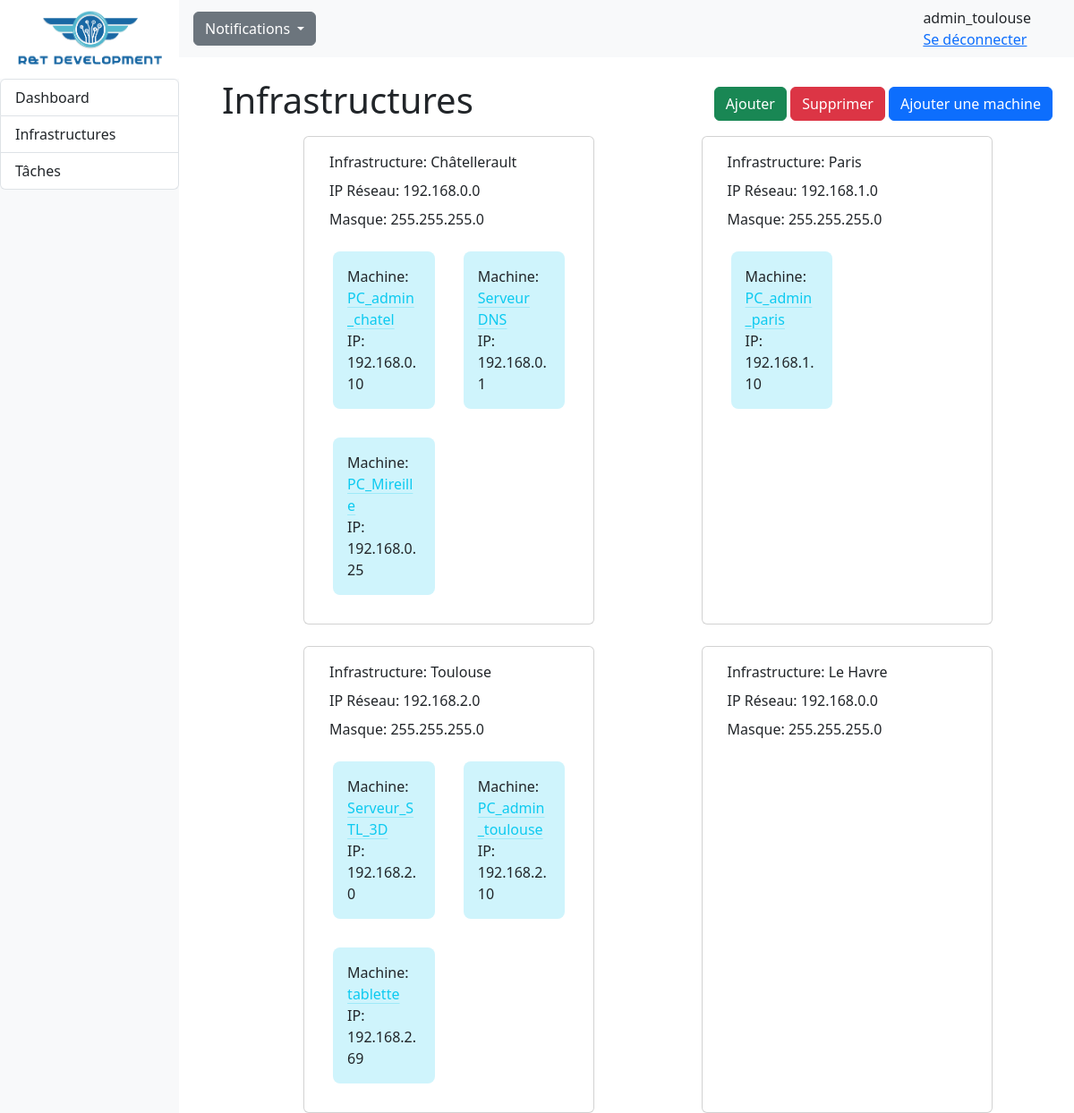
The page /RT_app/admin/infra (signed in) on the database its author committed.
### RT_app/models.py (models this page shows, shortened)
class Personnel(AbstractUser):
    id = models.AutoField(primary_key=True,editable=False)
    is_staff = models.BooleanField(default=False)
    id_infrastructure = models.ForeignKey('Infrastructure', on_delete=models.CASCADE, null=True, default=None)
    def __str__ (self):
        return f"{self.username} ({self.id_infrastructure})"

class Infrastructure(models.Model):
    id = models.AutoField(primary_key=True,editable=False)
    nom = models.CharField(max_length=40)
    id_personnel = models.ForeignKey(Personnel, on_delete=models.CASCADE)
    pays = models.CharField(max_length=30)
    ville = models.CharField(max_length=64)
    coordonnees = models.CharField(null=True, blank=True ,max_length=18, validators=[RegexValidator(r'^[-+]?([1-8]?\d(\.\d+)?|90(\.0+)?)\s*[-+]?([1-9]?\d(\.\d+)?|1[0-7]\d(\.\d+)?|180(\.0+)?)$')])
    ip_reseau = models.CharField(max_length=15, default="192.168.0.0", validators=[RegexValidator(r'^((25[0-5]|(2[0-4]|1\d|[1-9]|)\d)\.?\b){4}$')])
    masque = models.CharField(max_length=15, default="255.255.255.0", validators=[RegexValidator(r'^(?:128|192|224|240|248|252|254|255)\.(?:0|128|192|224|240|248|252|254|255)\.(?:0|128|192|224|240|248|252|254|255)\.(?:0|128|192|224|240|248|252|254|255)$')])
    def __str__ (self):
        return f"{self.nom}"

class Machine(models.Model):
    TYPE = (
        ('PC', 'PC - OS windows'),
        ('Mac', ('Mac - OS MacOS')),
        ('Serveur', ('Serveur - OS Debian')),
        ('Autre', ('Autre type de machine')),
    )
    id = models.AutoField(primary_key=True,editable=False)
    nom = models.CharField(max_length=30, default="PC")
    ip = models.CharField(max_length=15, default="172.0.0.1", validators=[RegexValidator(r'^((25[0-5]|(2[0-4]|1\d|[1-9]|)\d)\.?\b){4}$')])
    etat = models.BooleanField(default=True)
    id_infrastructure = models.ForeignKey('Infrastructure', on_delete=models.CASCADE)
    type_machine = models.CharField(max_length=32, choices=TYPE, default='PC')

### RT_app/views.py (the view, shortened to what this page needs)
# urls.py: path('admin/infra', views.infra, name='infra'),
@login_required
def infra(request):
    infrastructures = Infrastructure.objects.all()
    addInfraForm = AddInfraForm()
    deleteInfraForm = DeleteInfraForm()
    addMachineForm = AddMachineForm()
    submitted_add = False
    submitted_delete = False
    submitted_add_machine = False
    context = {
        'infrastructures': infrastructures,
        'addInfraForm': addInfraForm,
        'deleteInfraForm': deleteInfraForm,
        'addMachineForm': addMachineForm,
        'submitted_add': submitted_add,
        'submitted_delete': submitted_delete,
        'submitted_add_machine': submitted_add_machine,
        'entretien_a_faire': entretien_a_faire,
    }
    return render(request, 'admin/infra.html', context)

### RT_app/templates/admin/infra.html (shortened to what this page needs)
{% extends "dashboard.html" %}
{% block content %}
<div class="mt-4 ms-5">
    <div class="row row-cols-lg-auto pe-4 align-items-center justify-content-between">
        <h1>Infrastructures</h1>
        <div>
            {% if user.is_staff %}
            <a class="btn btn-success" data-bs-toggle="modal" data-bs-target="#AddInfra" href="#">Ajouter</a>
            <a class="btn btn-danger" data-bs-toggle="modal" data-bs-target="#DeleteInfra" href="#" >Supprimer</a>
            <a class="btn btn-primary" data-bs-toggle="modal" data-bs-target="#AddMachine" href="#">Ajouter une machine</a>
            {% endif %}
        </div>
    </div>
        <div class="row gap-3 justify-content-evenly">
            {% if infrastructures %}
                {% for infrastructure in infrastructures %}
                <div class="card mt-2 col-4">
                    <div class="card-body">
                        <div class="card-title">Infrastructure: {{infrastructure.nom}}</div>
                        <div class="card-title">IP Réseau: {{infrastructure.ip_reseau}}</div>
                        <div class="card-title">Masque: {{infrastructure.masque}}</div>
                        <div class="row">
                            {% for machine in infrastructure.machine_set.all %}
                            <div class="p-3 col-6">
                            <div class="card-body bg-info-subtle rounded-3">
                                <div class="card-text w-auto">Machine: <a class="link-info link-offset-2 link-underline-opacity-25 link-underline-opacity-100-hover" href="{% url 'machine-detail' machine.id %}">{{ machine.nom }}</a></div>
                                <div class="card-text w-auto">IP: {{machine.ip}}</div>
                            </div>
                            </div>
                            {% endfor %}
                        </div>
                    </div>
                </div>
                {% endfor %}
            {% else %}
                <div class="align-items-center justify-content-center">
                    <p>Il n'y a pas d'infrastructure</p>
                </div>
            {% endif %}
        </div>
</div>
{% endblock %}

### RT_app/templates/admin/dashboard.html (shortened to what this page needs)
<!DOCTYPE html>
<html lang="en">
<head>
    {% load static %}
    <link rel="stylesheet" href="{% static 'css/styles.css' %}">
    <link href="https://cdn.jsdelivr.net/npm/bootstrap@5.3.0-alpha3/dist/css/bootstrap.min.css" rel="stylesheet">
</head>
<body>
    {% block menu %}
    <div class="container-fluid row g-0">
        <div class="bg-light col-2" id="sidebar">
          <nav class="navbar col d-flex align-items-center vh-100">
                <div class="fixed-top col-2">
                    <a href="{% url 'dashboard' %}"><img class="img-fluid" src="{% static 'img/rtdev.png' %}"/></a>
                    <div class="">
                        <ul class="list-group border-0">
                            <li class="list-group-item"> <a class="nav-link" href="{% url 'dashboard' %}">Dashboard</a></li>
                            <li class="list-group-item"> <a class="nav-link" href="{% url 'infra' %}">Infrastructures</a></li>
                            <li class="list-group-item"> <a class="nav-link" href="{% url 'taches' %}">Tâches</a></li>
                        </ul>
                    </div>
                </div>
            </nav>
        </div>
        <div class="col" id="main-content">
            <div>
                <nav class="navbar navbar-top bg-light row d-flex" id="main-navbar">
                    <div class="container-fluid">
                        <div class="nav-item dropdown ms-3 z-2">
                            <a class="btn btn-secondary dropdown-toggle" href="#" role="button" data-bs-toggle="dropdown" aria-expanded="false">
                              Notifications
                            </a>
                        </div>
                        <div class="nav-item">
                            <div class="nav-item d-flex me-5">
                                <span>{{user.username}}</span>
                            </div>
                            {% if user.is_authenticated%}
                                <div class="nav-item pe-3">
                                    <a href="{% url 'logout' %}">Se déconnecter</a>
                                </div>
                            {% endif %}
                        </div>
                    </div>
                  </nav>
            </div>
        {% endblock %}
        {% block content %}{% endblock %}
        </div>
    </div>
</body>
</html>

### RT_app/static/css/styles.css (style rules this page uses)
body { font-family: 'Segoe UI', Tahoma, Geneva, Verdana, sans-serif; }

### rows shown on the page
Personnel: username "admin_toulouse"
Infrastructure: nom "Châtellerault", ip_reseau "192.168.0.0", masque "255.255.255.0"
Machine: nom "PC_admin_chatel", ip "192.168.0.10"
Machine: nom "Serveur DNS", ip "192.168.0.1"
Machine: nom "PC_Mireille", ip "192.168.0.25"
Infrastructure: nom "Paris", ip_reseau "192.168.1.0", masque "255.255.255.0"
Machine: nom "PC_admin_paris", ip "192.168.1.10"
Infrastructure: nom "Toulouse", ip_reseau "192.168.2.0", masque "255.255.255.0"
Machine: nom "Serveur_STL_3D", ip "192.168.2.0"
Machine: nom "PC_admin_toulouse", ip "192.168.2.10"
Machine: nom "tablette", ip "192.168.2.69"
Infrastructure: nom "Le Havre", ip_reseau "192.168.0.0", masque "255.255.255.0"
